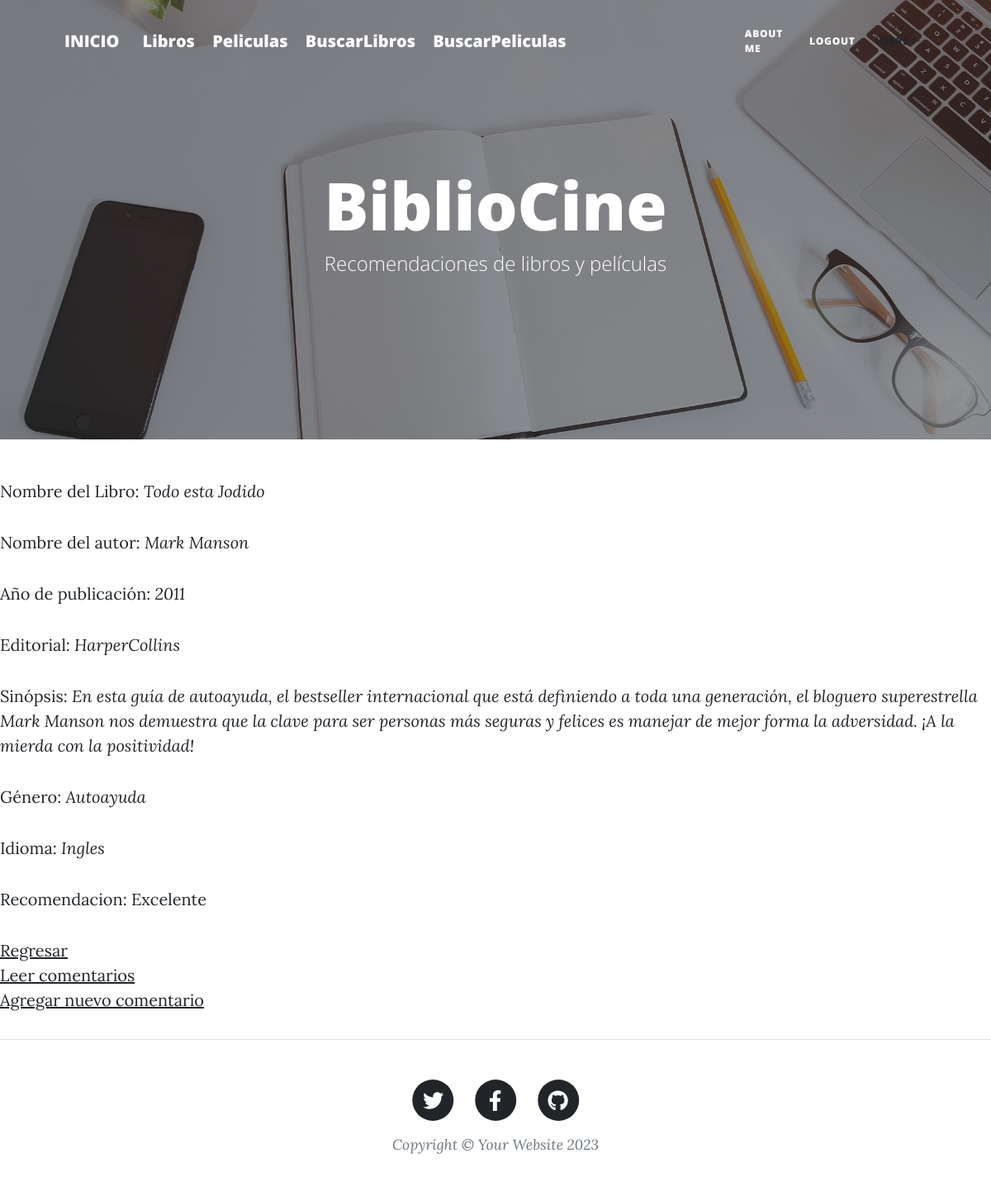
Page /AppBiblioCine/libro/detail/5 on the earlier database version.
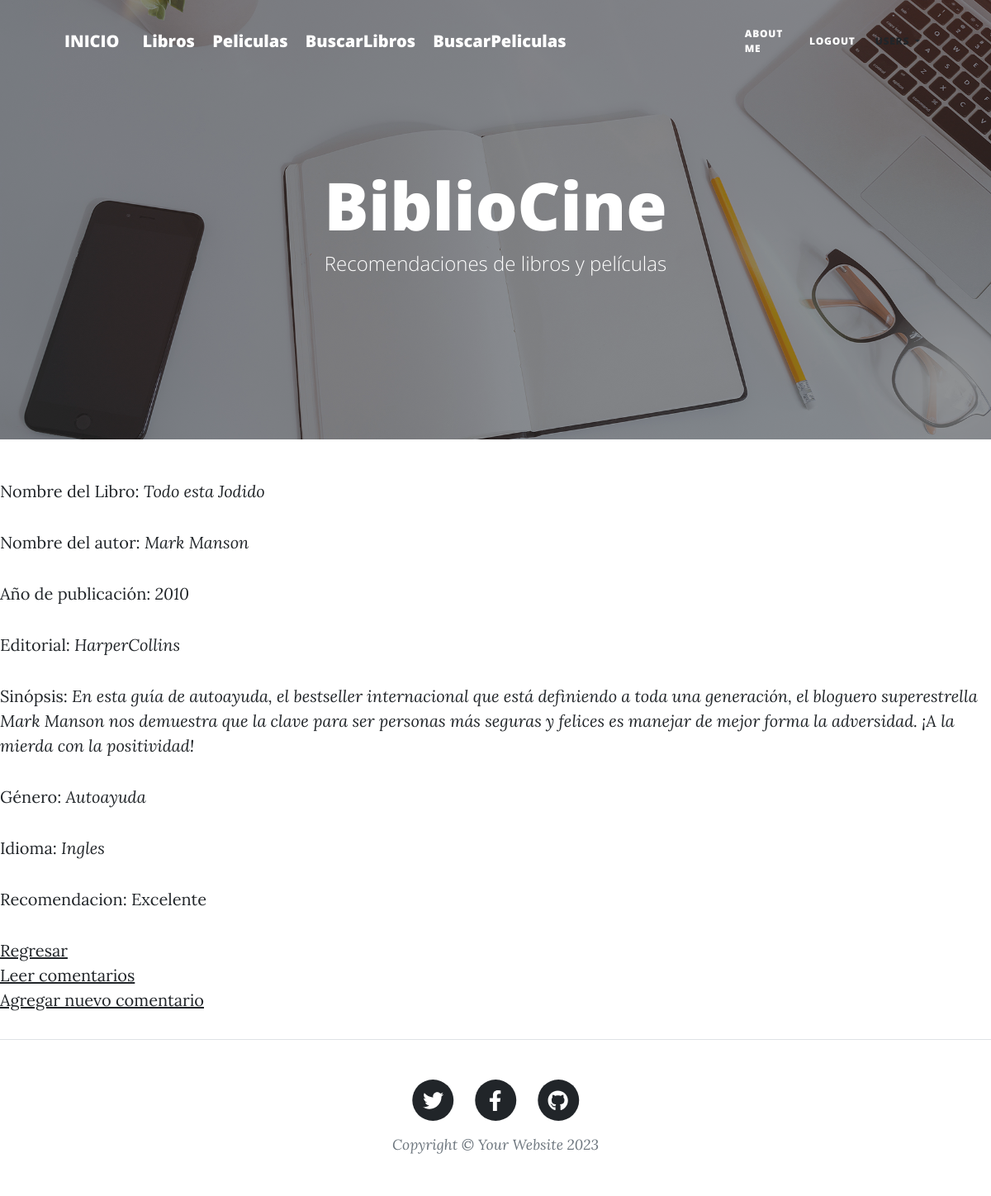
Same page on the later database version.
### AppBiblioCine/models.py (models this page shows, shortened)
class Libro(models.Model):
    titulo = models.CharField(max_length=200)
    autor = models.CharField(max_length=100)
    año_publicacion = models.IntegerField()
    editorial = models.CharField(max_length=100)
    sinopsis = models.TextField()
    genero = models.CharField(max_length=150)
    idioma = models.CharField(max_length=50)
    portada = models.ImageField(upload_to='libros/')
    recomendacion = models.TextField(null=True, blank=True)

### AppBiblioCine/views.py (the view)
class LibroDetalle (DetailView):
    model = Libro
    template_name='AppBiblioCine/libroDetalle.html'

### templates/AppBiblioCine/libroDetalle.html
{% extends 'AppAdministracion/padre.html' %}
{% load static %}
{% block CAMBIOS %}
    <p>Nombre del Libro: <i>{{libro.titulo}}</i></p>
    <p>Nombre del autor: <i>{{libro.autor}}</i></p>
    <p>Año de publicación: <i>{{libro.año_publicacion}}</i></p>
    <p>Editorial: <i>{{libro.editorial}}</i></p>
    <p>Sinópsis: <i>{{libro.sinopsis}}</i></p>
    <p>Género: <i>{{libro.genero}}</i></p>
    <p>Idioma: <i>{{libro.idioma}}</i></p>
    <p>Recomendacion: {{libro.recomendacion}}</p>
    <p>
        <a href="{% url 'LeerLibros' %}">Regresar</a>
        <br>
        <a href="{% url 'LeerComentarioLibros' libro.id %}">Leer comentarios</a>
        <br>
        <a href="{% url 'ComentarioLibros' libro.id %}">Agregar nuevo comentario</a>
    </p>
{% endblock %}

Differences in the rows shown:
changed Libro "Todo esta Jodido": año_publicacion "2011" → "2010"
